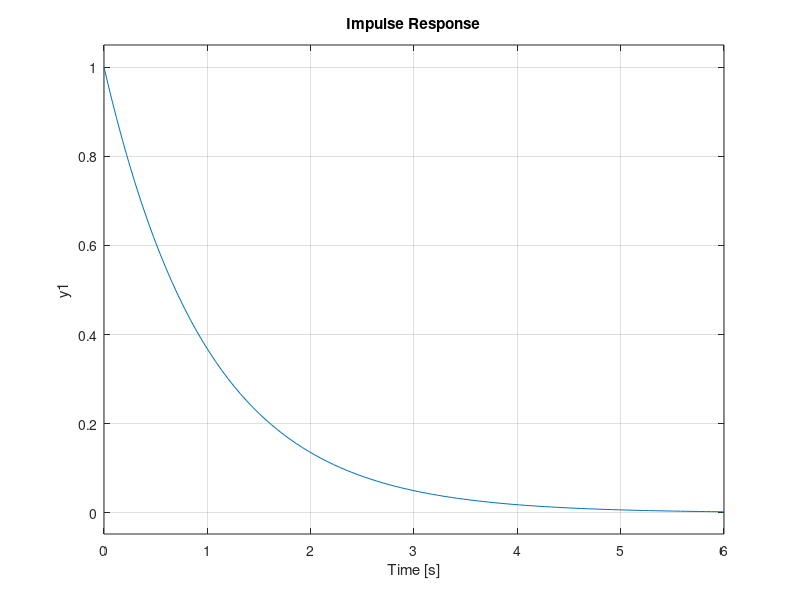

Here is the MATLAB script that generated this plot: (Note: this script raises an error after producing the figure.)
%Alfina Shafiyyah Makarim
%21/481478/PA/20966

clear
clc
T = 1
num = 1
denum = [T,1]
G = tf(num, denum)
s = tf('s')

figure
subplot(311), step(G);
subplot(312), step(G/s);
subplot(313), impulse(G);

info = stepinfo(G)

[y,t] = step(G)
y(length(y))
plot(t,y);
xlabel('Time (sec)');
ylabel('Amplitude');
title('step responce');
